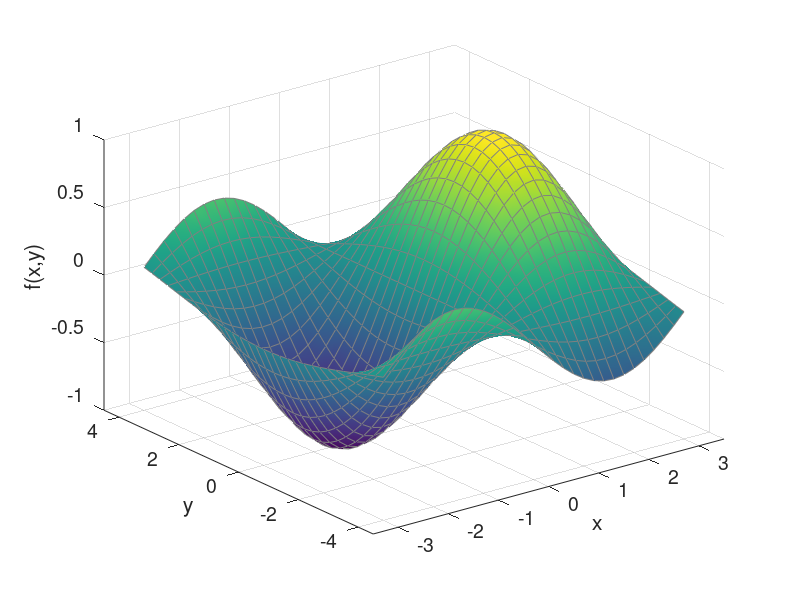

MATLAB code to generate this figure:
%
% Plot f(x,y) = sin(x)*cos(0.5*y) for x in [-3,3] and y in [-4,4].
%
clear;
clf;
%
m=31;
n=31;
dx=6/(n-1);
dy=8/(m-1);
x1=[-3:dx:3];
y1=[-4:dy:4];
%
[x,y]=meshgrid(x1,y1);
%
f=sin(x).*cos(0.5*y);
%
h=surf(x,y,f);
set(h,'facecolor','interp')
set(h,'edgecolor',[0.5,0.5,0.5])
%
axis([-3.5,3.5,-4.5,4.5,-1.0,1.0])
set(gca,'xtick',[-3:1:3])
set(gca,'ytick',[-4:2:4])
set(gca,'ztick',[-1:0.5:1])
set(gca,'fontsize',14)
xlabel('x')
ylabel('y')
zlabel('f(x,y)')
%
